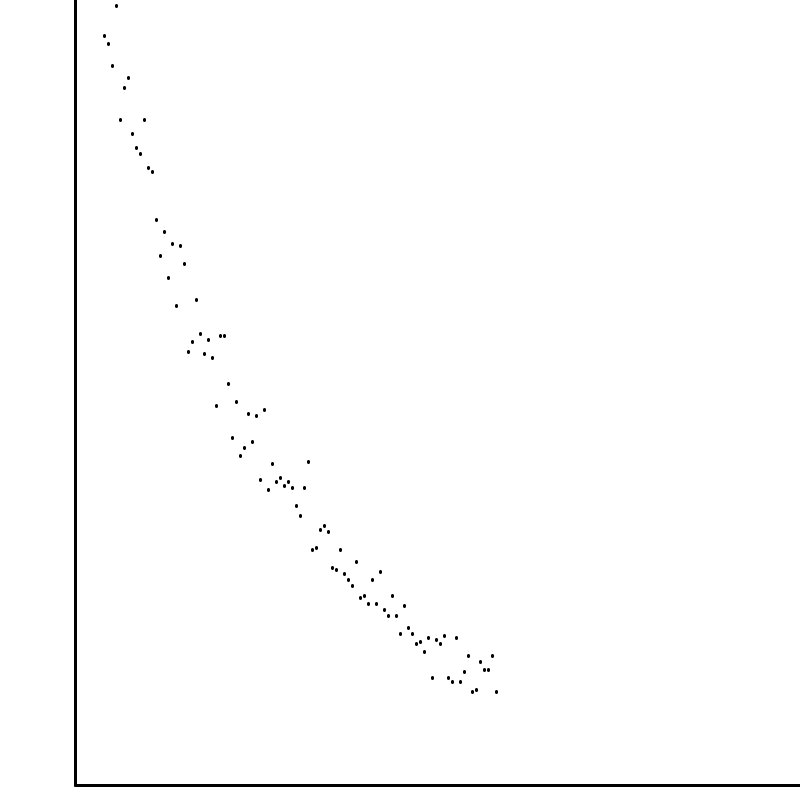
Frame 1 (no input)
Frame 60 (the mouse pressed at the canvas centre just before this capture): identical to frame 1, image omitted
Frame 120 (the mouse held since frame 60 and released just before this capture): identical to frame 1, image omitted

The Processing sketch that drew this single still picture (run headless with seeded random() and noise(); from frame 60 on, the mouse is pressed at the canvas centre):

// Processing sketch: ExponentialDistribution
// ── ExponentialDistribution.pde
float[] array = new float[100];




/*
say you have a function f(x), either in a closed form like f(x) = e^-rx or in the form of data points(first value , x = 0 y = 0th element in list) [0,1,5,2,1,1,3,7,5,2,1,0]
that can be interpolated 
now if you want to generate random numbers such that the frequency of a value x is equal to the corrosponding f(x) to that x
your function will be the pdf (probability density function) which describes the peobability of each value
when you integrate the pdf you gain the cmf which is the cumulative density function denoted by a capital F and F(x)
is equal to the area under the curve for x between - infifnity and x
the max value of teh cdf with x = xmax is 1, minimum = 0 (so range is 0-1)
now for example the pdf of the exponential distribuion is f(x) = lambda*e^(- lambda * x) , F(x) = 1-e^(-lambda * x)
solve the cmf for x 
x = -(1/lambda)*ln(1-F(x))
now choose F(x) randomly (uniform distribution)
and the result is that you get values of x that reflects the pebability desired in the pdf
in a more general case where it's hard to solve for x , choose the value of F(x) randomly (remember it's between 0 and 1)
and find the value of x that will givev you this number

Algorithm(input : f(x)):

F(x) = integrate f(x)
result in an equation (eq)  = (solve F(x) for x)
choose randomly a value for F(x) in eq


This is agood source using matlab 
http://matlabtricks.com/post-44/generate-random-numbers-with-a-given-distribution
*/


void setup()
{  float lambda = 0.2;
   size(800,800);
   for(int i = 0 ; i < 20000;i++)
   {
     float rand = random(1);
     float num  = -(1.0/lambda)* log(1-rand);//the shape genrated is actually that of the pdf (but the main usage is the values generated not the graph)
     float index = floor(num*10);//this may vary ,it's way to handle continious values by getting one digit extra and flooring 
     
     if(index > array.length -1 )
       continue;
     array[(int)index] += 1;//the more probable a number is the more +1's he will get(this is only for illustraion as we are truly intrested in the value num
     
   }

   for(int i = 0 ; i < array.length;i++)
   {
      
      print(array[i] + " "); 
   }

}
float x = 100,y = 15;
float xScale = 4,yScale = 2;
void draw()
{
  background(255);
  
  scale(1, -1);          // To revesre 
  translate(0, -height); // the y axis
  
  strokeWeight(3);
  for(int i = 1 ; i < array.length;i++)
  {
     point(x+i*xScale,array[i]*yScale);//scale this graph to fit the resulting plot
  
  }
  line(x-25,y,x+width,y);
  line(x-25,y,x-25,y+height);
  translate(0,0);



}
